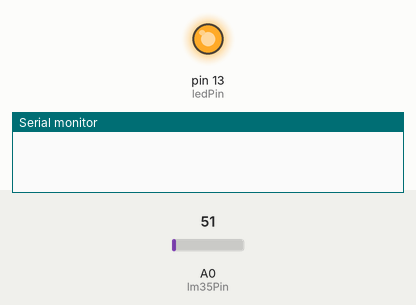
Simulated run of this sketch. Board: Arduino Uno, built with avr-gcc and run on an emulated ATmega328P. On the bench: output pins drawn as LEDs (lit = HIGH), the last lines printed to the serial monitor. The inputs (shaded band) are chosen by the test bench; at power-on: A0 (lm35Pin) = 51. The modem accepts every AT command (registered, SIM ready, sends succeed) and sends nothing else.

Above: at 0.1 s.
At 11.2 s:
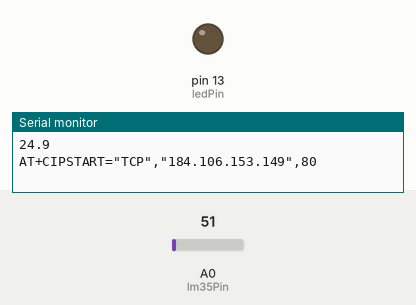
Timing chart, 0 to 29.0 s (numbered marks = the images above):
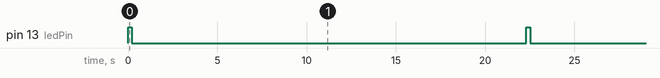

Measured:
- by itself, pin 13 (ledPin): alternates HIGH for 0.20 s and LOW for 22.1 s

The sketch:

esp8266lm35.ino
```cpp
// esp8266_test.ino
//
// Plot LM35 data on thingspeak.com using an Arduino and an ESP8266 WiFi
// module.
//
// Author: Mahesh Venkitachalam
// Website: electronut.in

#include <SoftwareSerial.h>
#include <stdlib.h>

// LED
int ledPin = 13;
// LM35 analog input
int lm35Pin = 0;

// replace with your channel's thingspeak API key
String apiKey = "T2RJXWQAVXG4ZV39";

// connect 10 to TX of Serial USB
// connect 11 to RX of serial USB
SoftwareSerial ser(10, 11); // RX, TX

// this runs once
void setup() {
  // initialize the digital pin as an output.
  pinMode(ledPin, OUTPUT);

  // enable debug serial
  Serial.begin(9600);
  // enable software serial
  ser.begin(9600);

  // reset ESP8266
//  ser.println("AT+RST");
}


// the loop
void loop() {

  // blink LED on board
  digitalWrite(ledPin, HIGH);
  delay(200);
  digitalWrite(ledPin, LOW);

  // read the value from LM35.
  // read 10 values for averaging.
  int val = 0;
  for(int i = 0; i < 10; i++) {
      val += analogRead(lm35Pin);
      delay(500);
  }

  // convert to temp:
  // temp value is in 0-1023 range
  // LM35 outputs 10mV/degree C. ie, 1 Volt => 100 degrees C
  // So Temp = (avg_val/1023)*5 Volts * 100 degrees/Volt
  float temp = val*50.0f/1023.0f;

  // convert to string
  char buf[16];
  String strTemp = dtostrf(temp, 4, 1, buf);

  Serial.println(strTemp);

  // TCP connection
  String cmd = "AT+CIPSTART=\"TCP\",\"";
  cmd += "184.106.153.149"; // api.thingspeak.com
  cmd += "\",80";
  ser.println(cmd);
  Serial.println(cmd);

  if(ser.find("Error")){
    Serial.println("AT+CIPSTART error");
    return;
  }

  // prepare GET string
  String getStr = "GET /update?api_key=";
  getStr += apiKey;
  getStr +="&field1=";
  getStr += String(strTemp);
  getStr += "\r\n\r\n";

  // send data length
  cmd = "AT+CIPSEND=";
  cmd += String(getStr.length());
  ser.println(cmd);

  if(ser.find(">")){
    ser.print(getStr);
  }
  else{
    ser.println("AT+CIPCLOSE");
    // alert user
    Serial.println("AT+CIPCLOSE");
  }

  // thingspeak needs 15 sec delay between updates
  delay(16000);
}
```
